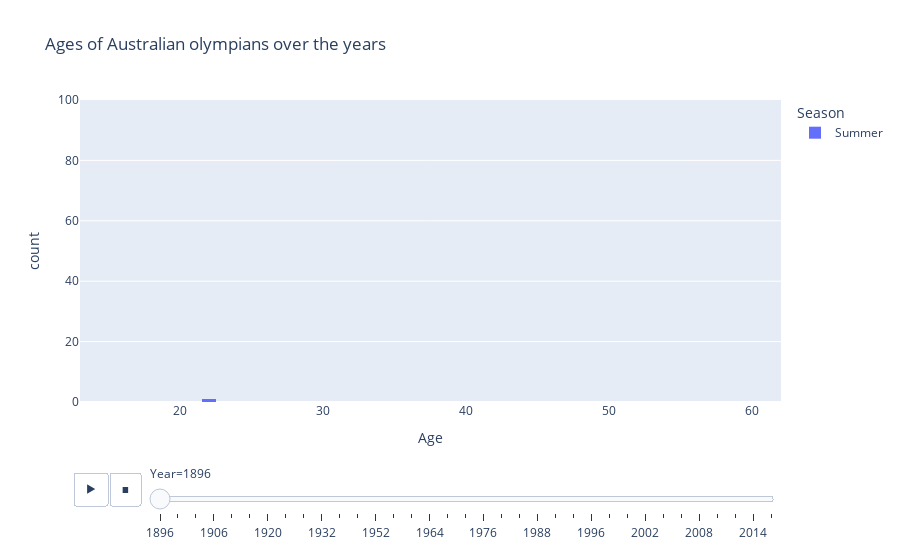

Write notebook code for a chart like this one.
### Markdown cell above
### Australien - Hur har åldrarna på deltagarna sett ut genom åren?

### Code cell
athlete_ages = pd.read_csv(f"{directory_data}/athlete_events_fixed_age.csv")
# anonymisera? 
australia_rows = athlete_ages[(athlete_ages['NOC'] == 'AUS') | (athlete_ages['NOC'] == 'ANZ')]

australia_rows_uniqueID = australia_rows.drop_duplicates(subset=['ID', 'Year'])
australia_rows_uniqueID['Year'] = australia_rows_uniqueID["Year"].astype(int) 
australia_rows_uniqueID.sort_values('Year', inplace=True)

fig = px.histogram(
    australia_rows_uniqueID, 
    x='Age', 
    nbins=35, 
    title="Ages of Australian olympians over the years", 
    animation_frame='Year',
    color='Season'
)

fig.update_layout({
    'yaxis': {'range': [0,100]},
    'xaxis': {'range': [13, 62]}
    }
)
    
#fig['layout'].pop('updatemenus')
fig.show()

### Figure 1 — Plotly figure (JSON) as saved in the notebook; plotly's stock layout.template omitted (floating-point values rounded to 4 significant figures)
{"data": [{"bingroup": "x", "hovertemplate": "Season=Summer<br>Year=1896<br>Age=%{x}<br>count=%{y}<extra></extra>", "legendgroup": "Summer", "marker": {"color": "#636efa", "pattern": {"shape": ""}}, "name": "Summer", "nbinsx": 35, "orientation": "v", "showlegend": true, "type": "histogram", "x": [22.0], "xaxis": "x", "yaxis": "y"}], "layout": {"barmode": "relative", "legend": {"title": {"text": "Season"}, "tracegroupgap": 0}, "sliders": [{"active": 0, "currentvalue": {"prefix": "Year="}, "len": 0.9, "pad": {"b": 10, "t": 60}, "steps": [{"args": [["1896"], {"frame": {"duration": 0, "redraw": true}, "fromcurrent": true, "mode": "immediate", "transition": {"duration": 0, "easing": "linear"}}], "label": "1896", "method": "animate"}, {"args": [["1900"], {"frame": {"duration": 0, "redraw": true}, "fromcurrent": true, "mode": "immediate", "transition": {"duration": 0, "easing": "linear"}}], "label": "1900", "method": "animate"}, {"args": [["1904"], {"frame": {"duration": 0, "redraw": true}, "fromcurrent": true, "mode": "immediate", "transition": {"duration": 0, "easing": "linear"}}], "label": "1904", "method": "animate"}, {"args": [["1906"], {"frame": {"duration": 0, "redraw": true}, "fromcurrent": true, "mode": "immediate", "transition": {"duration": 0, "easing": "linear"}}], "label": "1906", "method": "animate"}, {"args": [["1908"], {"frame": {"duration": 0, "redraw": true}, "fromcurrent": true, "mode": "immediate", "transition": {"duration": 0, "easing": "linear"}}], "label": "1908", "method": "animate"}, {"args": [["1912"], {"frame": {"duration": 0, "redraw": true}, "fromcurrent": true, "mode": "immediate", "transition": {"duration": 0, "easing": "linear"}}], "label": "1912", "method": "animate"}, {"args": [["1920"], {"frame": {"duration": 0, "redraw": true}, "fromcurrent": true, "mode": "immediate", "transition": {"duration": 0, "easing": "linear"}}], "label": "1920", "method": "animate"}, {"args": [["1924"], {"frame": {"duration": 0, "redraw": true}, "fromcurrent": true, "mode": "immediate", "transition": {"duration": 0, "easing": "linear"}}], "label": "1924", "method": "animate"}, {"args": [["1928"], {"frame": {"duration": 0, "redraw": true}, "fromcurrent": true, "mode": "immediate", "transition": {"duration": 0, "easing": "linear"}}], "label": "1928", "method": "animate"}, {"args": [["1932"], {"frame": {"duration": 0, "redraw": true}, "fromcurrent": true, "mode": "immediate", "transition": {"duration": 0, "easing": "linear"}}], "label": "1932", "method": "animate"}, {"args": [["1936"], {"frame": {"duration": 0, "redraw": true}, "fromcurrent": true, "mode": "immediate", "transition": {"duration": 0, "easing": "linear"}}], "label": "1936", "method": "animate"}, {"args": [["1948"], {"frame": {"duration": 0, "redraw": true}, "fromcurrent": true, "mode": "immediate", "transition": {"duration": 0, "easing": "linear"}}], "label": "1948", "method": "animate"}, {"args": [["1952"], {"frame": {"duration": 0, "redraw": true}, "fromcurrent": true, "mode": "immediate", "transition": {"duration": 0, "easing": "linear"}}], "label": "1952", "method": "animate"}, {"args": [["1956"], {"frame": {"duration": 0, "redraw": true}, "fromcurrent": true, "mode": "immediate", "transition": {"duration": 0, "easing": "linear"}}], "label": "1956", "method": "animate"}, {"args": [["1960"], {"frame": {"duration": 0, "redraw": true}, "fromcurrent": true, "mode": "immediate", "transition": {"duration": 0, "easing": "linear"}}], "label": "1960", "method": "animate"}, {"args": [["1964"], {"frame": {"duration": 0, "redraw": true}, "fromcurrent": true, "mode": "immediate", "transition": {"duration": 0, "easing": "linear"}}], "label": "1964", "method": "animate"}, {"args": [["1968"], {"frame": {"duration": 0, "redraw": true}, "fromcurrent": true, "mode": "immediate", "transition": {"duration": 0, "easing": "linear"}}], "label": "1968", "method": "animate"}, {"args": [["1972"], {"frame": {"duration": 0, "redraw": true}, "fromcurrent": true, "mode": "immediate", "transition": {"duration": 0, "easing": "linear"}}], "label": "1972", "method": "animate"}, {"args": [["1976"], {"frame": {"duration": 0, "redraw": true}, "fromcurrent": true, "mode": "immediate", "transition": {"duration": 0, "easing": "linear"}}], "label": "1976", "method": "animate"}, {"args": [["1980"], {"frame": {"duration": 0, "redraw": true}, "fromcurrent": true, "mode": "immediate", "transition": {"duration": 0, "easing": "linear"}}], "label": "1980", "method": "animate"}, {"args": [["1984"], {"frame": {"duration": 0, "redraw": true}, "fromcurrent": true, "mode": "immediate", "transition": {"duration": 0, "easing": "linear"}}], "label": "1984", "method": "animate"}, {"args": [["1988"], {"frame": {"duration": 0, "redraw": true}, "fromcurrent": true, "mode": "immediate", "transition": {"duration": 0, "easing": "linear"}}], "label": "1988", "method": "animate"}, {"args": [["1992"], {"frame": {"duration": 0, "redraw": true}, "fromcurrent": true, "mode": "immediate", "transition": {"duration": 0, "easing": "linear"}}], "label": "1992", "method": "animate"}, {"args": [["1994"], {"frame": {"duration": 0, "redraw": true}, "fromcurrent": true, "mode": "immediate", "transition": {"duration": 0, "easing": "linear"}}], "label": "1994", "method": "animate"}, {"args": [["1996"], {"frame": {"duration": 0, "redraw": true}, "fromcurrent": true, "mode": "immediate", "transition": {"duration": 0, "easing": "linear"}}], "label": "1996", "method": "animate"}, {"args": [["1998"], {"frame": {"duration": 0, "redraw": true}, "fromcurrent": true, "mode": "immediate", "transition": {"duration": 0, "easing": "linear"}}], "label": "1998", "method": "animate"}, {"args": [["2000"], {"frame": {"duration": 0, "redraw": true}, "fromcurrent": true, "mode": "immediate", "transition": {"duration": 0, "easing": "linear"}}], "label": "2000", "method": "animate"}, {"args": [["2002"], {"frame": {"duration": 0, "redraw": true}, "fromcurrent": true, "mode": "immediate", "transition": {"duration": 0, "easing": "linear"}}], "label": "2002", "method": "animate"}, {"args": [["2004"], {"frame": {"duration": 0, "redraw": true}, "fromcurrent": true, "mode": "immediate", "transition": {"duration": 0, "easing": "linear"}}], "label": "2004", "method": "animate"}, {"args": [["2006"], {"frame": {"duration": 0, "redraw": true}, "fromcurrent": true, "mode": "immediate", "transition": {"duration": 0, "easing": "linear"}}], "label": "2006", "method": "animate"}, {"args": [["2008"], {"frame": {"duration": 0, "redraw": true}, "fromcurrent": true, "mode": "immediate", "transition": {"duration": 0, "easing": "linear"}}], "label": "2008", "method": "animate"}, {"args": [["2010"], {"frame": {"duration": 0, "redraw": true}, "fromcurrent": true, "mode": "immediate", "transition": {"duration": 0, "easing": "linear"}}], "label": "2010", "method": "animate"}, {"args": [["2012"], {"frame": {"duration": 0, "redraw": true}, "fromcurrent": true, "mode": "immediate", "transition": {"duration": 0, "easing": "linear"}}], "label": "2012", "method": "animate"}, {"args": [["2014"], {"frame": {"duration": 0, "redraw": true}, "fromcurrent": true, "mode": "immediate", "transition": {"duration": 0, "easing": "linear"}}], "label": "2014", "method": "animate"}, {"args": [["2016"], {"frame": {"duration": 0, "redraw": true}, "fromcurrent": true, "mode": "immediate", "transition": {"duration": 0, "easing": "linear"}}], "label": "2016", "method": "animate"}], "x": 0.1, "xanchor": "left", "y": 0, "yanchor": "top"}], "title": {"text": "Ages of Australian olympians over the years"}, "updatemenus": [{"buttons": [{"args": [null, {"frame": {"duration": 500, "redraw": true}, "fromcurrent": true, "mode": "immediate", "transition": {"duration": 500, "easing": "linear"}}], "label": "&#9654;", "method": "animate"}, {"args": [[null], {"frame": {"duration": 0, "redraw": true}, "fromcurrent": true, "mode": "immediate", "transition": {"duration": 0, "easing": "linear"}}], "label": "&#9724;", "method": "animate"}], "direction": "left", "pad": {"r": 10, "t": 70}, "showactive": false, "type": "buttons", "x": 0.1, "xanchor": "right", "y": 0, "yanchor": "top"}], "xaxis": {"anchor": "y", "domain": [0, 1], "range": [13, 62], "title": {"text": "Age"}}, "yaxis": {"anchor": "x", "domain": [0, 1], "range": [0, 100], "title": {"text": "count"}}}}
